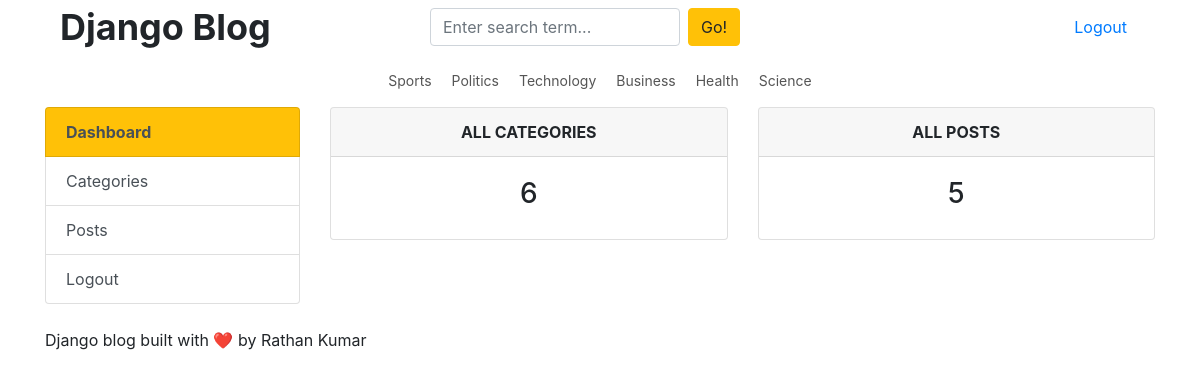
The page /dashboard/ (signed in) on the database its author committed.
### blog/models.py (models this page shows, shortened)
class Category(models.Model):
    category_name = models.CharField(max_length=50, unique=True)
    created_at = models.DateTimeField(auto_now_add=True)
    updated_at = models.DateTimeField(auto_now=True)
    class Meta:
        verbose_name_plural = 'categories'

### blog/views.py (the view)
# urls.py: path('dashboard/', views.dashboard, name='dashboard'),
@login_required
def dashboard(request):
    categories_count = Category.objects.all().count()
    posts_count = Blog.objects.all().count()
    context = {
        'categories_count': categories_count,
        'posts_count': posts_count,
    }
    return render(request, 'dashboard/dashboard.html', context)

### blog/context_processor.py (called while the page is built)
def categories_processor(request):
    try:
        categories = Category.objects.all()
        return {'categories': categories}
    except:
        return {'categories': []}

def social_links_processor(request):
    try:
        social_links = SocialLink.objects.all()
        return {'social_links': social_links}
    except:
        return {'social_links': []}

def about_processor(request):
    try:
        about = AboutUs.objects.first()
        return {'about': about}
    except:
        return {'about': None}

### blog_main/templates/dashboard/dashboard.html
{% extends 'base.html' %}
{% block content %}
<div class="row mt-3">
    <div class="col-md-3">
        <div class="list-group">
            <a href="{% url 'dashboard' %}"
               class="list-group-item list-group-item-action bg-warning font-weight-bold">
                Dashboard
            </a>
            <a href="#"
               class="list-group-item list-group-item-action">
                Categories
            </a>
            <a href="#"
               class="list-group-item list-group-item-action">
                Posts
            </a>
            <a href="/accounts/logout/"
               class="list-group-item list-group-item-action">
                Logout
            </a>
        </div>
    </div>
    <div class="col-md-9">
        <div class="row">
            <div class="col-md-6">
                <div class="card">
                    <div class="card-header text-center font-weight-bold">
                        ALL CATEGORIES
                    </div>
                    <div class="card-body text-center">
                        <h3>{{ categories_count }}</h3>
                    </div>
                </div>
            </div>
            <div class="col-md-6">
                <div class="card">
                    <div class="card-header text-center font-weight-bold">
                        ALL POSTS
                    </div>
                    <div class="card-body text-center">
                        <h3>{{ posts_count }}</h3>
                    </div>
                </div>
            </div>
        </div>
    </div>
</div>
{% endblock %}

### blog_main/templates/base.html (shortened to what this page needs)
{% load static %}
<!DOCTYPE html>
<html lang="en">
<head>
    <link
        rel="stylesheet"
        href="https://cdn.jsdelivr.net/npm/bootstrap@4.6.2/dist/css/bootstrap.min.css"
    >
    <link
        rel="stylesheet"
        href="{% static 'css/blog.css' %}"
    >
</head>
<body>
<div class="container">
    <header class="blog-header">
        <div class="container">
            <div class="row align-items-center mb-3">
                <div class="col-md-4">
                    <a
                        href="{% url 'home' %}"
                        class="blog-header-logo"
                        style="
                            font-size: 36px;
                            font-weight: bold;
                            color: #212529;
                            text-decoration: none;
                        "
                    >
                        Django Blog
                    </a>
                </div>
                <div class="col-md-5">
                    <form
                        method="GET"
                        action="{% url 'search' %}"
                        class="form-inline"
                    >
                        <input
                            type="text"
                            name="keyword"
                            class="form-control"
                            placeholder="Enter search term..."
                            style="width: 250px;"
                        >
                        <button
                            type="submit"
                            class="btn btn-warning ml-2"
                        >
                            Go!
                        </button>
                    </form>
                </div>
                <div class="col-md-3 text-right">
                    {% if user.is_authenticated %}
                        <form
                            method="POST"
                            action="{% url 'logout' %}"
                            style="display: inline;"
                        >
                            <button
                                type="submit"
                                class="btn btn-link"
                                style="
                                    color: #007bff;
                                    text-decoration: none;
                                    padding: 6px 12px;
                                "
                            >
                                Logout
                            </button>
                        </form>
                    {% endif %}
                </div>
            </div>
            <div class="row">
                <div class="col-12">
                    <nav
                        class="category-nav d-flex justify-content-center flex-wrap"
                        style="gap: 20px;"
                    >
                        {% for cat in categories %}
                            <a
                                href="{% url 'category' cat.id %}"
                                style="
                                    color: #555;
                                    text-decoration: none;
                                    font-size: 14px;
                                "
                            >
                                {{ cat.category_name }}
                            </a>
                        {% endfor %}
                    </nav>
                </div>
            </div>
        </div>
    </header>
    {% block content %}
    {% endblock %}
    <footer class="blog-footer mt-4">
        <p>
            Django blog built with ❤️ by Rathan Kumar
        </p>
    </footer>
</div>
</body>
</html>

### rows shown on the page
Category: category_name "Sports"
Category: category_name "Politics"
Category: category_name "Technology"
Category: category_name "Business"
Category: category_name "Health"
Category: category_name "Science"

### other values the page prints
{{ categories_count }} "6"
{{ posts_count }} "5"
